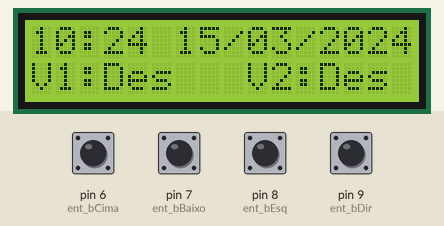
This sketch was run on a simulated Arduino Uno, built with avr-gcc and run on an emulated ATmega328P. On the bench: 16×2 character LCD. The test bench sets the inputs (shaded band); at power-on: pin 6 (ent_bCima), pin 7 (ent_bBaixo), pin 8 (ent_bEsq), pin 9 (ent_bDir) HIGH. The local clock reads 2024-03-15 10:24:30 at power-on unless the sketch sets it; what the sketch prints to the serial monitor is not drawn.

Above: at 1.2 s.
1.3 s: pin 6 (ent_bCima) pulled LOW for 0.15 s
At 2.5 s:
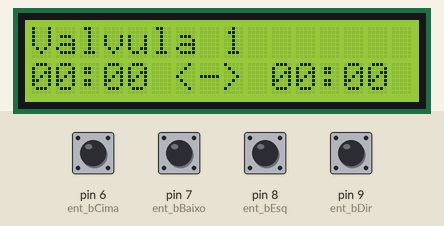
2.9 s: pin 9 (ent_bDir) pulled LOW for 0.15 s
6.0 s: pin 7 (ent_bBaixo) pulled LOW for 0.15 s
9.1 s: pin 8 (ent_bEsq) pulled LOW for 0.15 s
At 10.3 s:
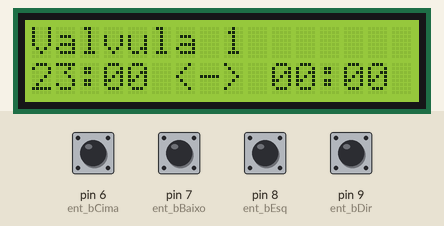
10.7 s: pin 6 (ent_bCima) pulled LOW for 1 s
At 12.0 s:
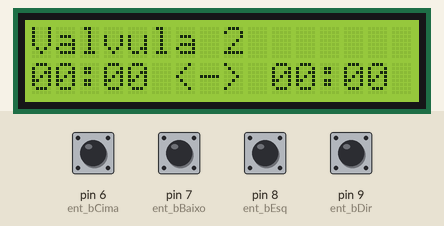
13.2 s: pin 9 (ent_bDir) pulled LOW for 1 s
Timing chart, 0 to 16.2 s (numbered marks = the images above; inputs shaded):
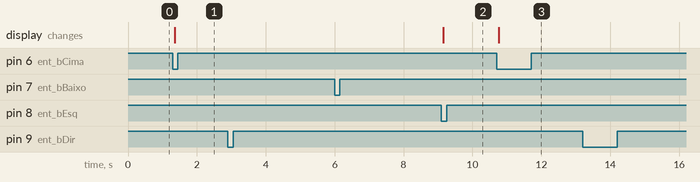

Measured:
- after the input at 1.3 s, the display: changes after 0.06 s (image 1)
- after the input at 2.9 s, every drawn part: stays the same
- after the input at 6.0 s, every drawn part: stays the same
- after the input at 9.1 s, the display: changes after 0.05 s (image 2)
- after the input at 10.7 s, the display: changes after 0.06 s (image 3)
- after the input at 13.2 s, every drawn part: stays the same

The sketch:

irrigacao_a.ino
```cpp
#include <LiquidCrystal.h>
#include <ezButton.h>
#include <RTClib.h>

//variaveis globais
int tela = 1;
int DataHorAtual[5]; //[Hora, Minuto, Dia, Mes, Ano]
int HorAbreValv[2][2], HorFechValv[2][2]; //[Valv1[Hora, Minuto], Valv2[Hora, Minuto]]
bool statusV1 = false, statusV2 = false; //false = 0 = fechado / true = 1 = aberto
bool vira0HV1, vira0HV2; //false = abre e fecha no mesmo dia / true = abre em um dia e fecha em outro
bool novaTela = false;

//entradas e saídas
const int ent_bCima = 6, ent_bBaixo = 7, ent_bEsq = 8, ent_bDir = 9;
const int pinValv1 = 0, pinValv2 = 1;
ezButton btnCima(ent_bCima);
ezButton btnBaixo(ent_bBaixo);
ezButton btnSelect(ent_bDir);
ezButton btnSair(ent_bEsq);

//Configuração RTC
RTC_DS1307 rtc;

//declara tela LCD
const int rs = 12, en = 11, d4 = 5, d5 = 4, d6 = 3, d7 = 2;
LiquidCrystal lcd(rs, en, d4, d5, d6, d7);

/*
void adjustTime(int p_ano, int p_mes, int p_dia, int p_hora, int p_min, int p_seg) {


	rtc.adjust(DateTime(p_ano, p_mes, p_dia, p_hora, p_min, p_seg));
}*/

void horaFalsa(){
	DataHorAtual[0] = 9;
	DataHorAtual[1] = 42;
	DataHorAtual[2] = 15;
	DataHorAtual[3] = 4;
	DataHorAtual[4] = 2021;
}

void setup() {
	Serial.begin(9600);
	lcd.begin(16, 2);
	lcd.noCursor();

	if (! rtc.begin()) {
		lcd.print("RTC NAO INICIALIZADO");
		horaFalsa();
		//while(1);
	}
	else lcd.print("Inicializando...");

	pinMode(pinValv1, OUTPUT); //valvula 1
	pinMode(pinValv2, OUTPUT); //valvula 2
	btnCima.setDebounceTime(50);
	btnBaixo.setDebounceTime(50);
	btnSelect.setDebounceTime(50);
	btnSair.setDebounceTime(50);

	//rtc.adjust(DateTime(2021, 4, 15, 18, 0, 0));
}

void loopBtn(){
	//inicialização necessária dos botões
	btnCima.loop();
	btnBaixo.loop();
	btnSelect.loop();
	btnSair.loop();
}

void AlteraValv(int p_valv, int p_comando) {
	/* Comandos pra abrir e fechar válvulas */
	digitalWrite(p_valv, p_comando);
}

void pegaHorario() {
	/* Busca hora gravada no módulo RTC */
	DateTime agora = rtc.now();

	DataHorAtual[0] = agora.hour();
	DataHorAtual[1] = agora.minute();
	DataHorAtual[2] = agora.day();
	DataHorAtual[3] = agora.month();
	DataHorAtual[4] = agora.year();

	if (DataHorAtual[0] > 23) DataHorAtual[0] = 23;
	if (DataHorAtual[1] > 59) DataHorAtual[1] = 59;
	if (DataHorAtual[2] > 31) DataHorAtual[2] = 31;
	if (DataHorAtual[3] > 12) DataHorAtual[3] = 12;
}

void escreveHora(int p_Hora, int p_Minuto) {
	if (p_Hora < 10) lcd.write("0");
	lcd.print(p_Hora);
	lcd.write(":");
	if (p_Minuto < 10) lcd.write("0");
	lcd.print(p_Minuto);
}

void escreveData(int p_Dia, int p_Mes, int p_Ano) {
	if (p_Dia < 10) lcd.write("0");
	lcd.print(p_Dia);
	lcd.write("/");
	if (p_Mes < 10) lcd.write("0");
	lcd.print(p_Mes);
	lcd.write("/");
	lcd.print(p_Ano);
}

void telaAjusteIni() {
	int posAtual, HHMM = 0, valorMax, valorMin;
	bool mudaHHMM = true;

	Serial.println("Tela Ajuste 1");
	lcd.setCursor(0, 1);
	lcd.print("                ");
	//lcd.cursor();
	lcd.blink();
	while (!btnSair.isPressed()) {
		loopBtn();
		if (mudaHHMM) {
			switch (HHMM)
			{
			case 0:
				valorMin = 0;
				valorMax = 23;
				posAtual = 1;
				break;
			case 1:
				valorMin = 0;
				valorMax = 59;
				posAtual = 4;
				break;
			case 2:
				valorMin = 1;
				if (DataHorAtual[3] == 1 || DataHorAtual[3] == 3 || DataHorAtual[3] == 5 || DataHorAtual[3] == 7 || DataHorAtual[3] == 8 || DataHorAtual[3] == 10 || DataHorAtual[3] == 12)
					valorMax = 31;
				else if (DataHorAtual[3] == 4 || DataHorAtual[3] == 6 || DataHorAtual[3] == 9 || DataHorAtual[3] == 11)
					valorMax = 30;
				else
					valorMax = 29;
				posAtual = 7;
				break;
			case 3:
				valorMin = 1;
				valorMax = 12;
				posAtual = 10;
				break;
			case 4:
				valorMin = 2020;
				valorMax = 2100;
				posAtual = 15;
				break;
			default:
				HHMM = 0;
				mudaHHMM = true;
				break;
			}
			mudaHHMM = false;
		}

		lcd.setCursor(posAtual, 0);
		if (btnCima.isPressed()) {
			DataHorAtual[HHMM] ++;
			if (DataHorAtual[HHMM] > valorMax) DataHorAtual[HHMM] = valorMin;
			lcd.setCursor(0, 0);
			escreveHora(DataHorAtual[0], DataHorAtual[1]);
			lcd.write(" ");
			escreveData(DataHorAtual[2], DataHorAtual[3], DataHorAtual[4]);
		}
		else if (btnBaixo.isPressed()) {
			DataHorAtual[HHMM] --;
			if (DataHorAtual[HHMM] < valorMin) DataHorAtual[HHMM] = valorMax;
			lcd.setCursor(0, 0);
			escreveHora(DataHorAtual[0], DataHorAtual[1]);
			lcd.write(" ");
			escreveData(DataHorAtual[2], DataHorAtual[3], DataHorAtual[4]);
		}
		else if (btnSelect.isPressed()) {
			HHMM++;
			mudaHHMM = true;
		}
	}
	lcd.noBlink();
	//lcd.noCursor();

	/* Escrever hora no módulo RTC */
	rtc.adjust(DateTime(DataHorAtual[4], DataHorAtual[3], DataHorAtual[2], DataHorAtual[0], DataHorAtual[1], 0));
}

void telaAjusteValv(int p_numValv) {
	int posAtual = 1, HHMM = 0, valorMax;

	Serial.println("Tela Ajuste 2");
	//lcd.cursor();
	lcd.blink();
	while (!btnSair.isPressed()){
		loopBtn();
		lcd.setCursor(posAtual, 1);

		if (HHMM == 0)
			valorMax = 23;
		else
			valorMax = 59;
		if (btnCima.isPressed()) {
			if (posAtual < 10) {
				HorAbreValv[p_numValv - 1][HHMM]++;
				if (HorAbreValv[p_numValv - 1][HHMM] > valorMax)
					HorAbreValv[p_numValv - 1][HHMM] = 0;
			}
			else {
				HorFechValv[p_numValv - 1][HHMM]++;
				if (HorFechValv[p_numValv - 1][HHMM] > valorMax)
					HorFechValv[p_numValv - 1][HHMM] = 0;
			}
			lcd.setCursor(0, 1);
			escreveHora(HorAbreValv[p_numValv - 1][0], HorAbreValv[p_numValv - 1][1]);
			lcd.write(" <-> ");
			escreveHora(HorFechValv[p_numValv - 1][0], HorFechValv[p_numValv - 1][1]);
		}
		else if (btnBaixo.isPressed()) {
			if (posAtual < 10) {
				HorAbreValv[p_numValv - 1][HHMM]--;
				if (HorAbreValv[p_numValv - 1][HHMM] < 0)
					HorAbreValv[p_numValv - 1][HHMM] = valorMax;
			}
			else {
				HorFechValv[p_numValv - 1][HHMM]--;
				if (HorFechValv[p_numValv - 1][HHMM] < 0)
					HorFechValv[p_numValv - 1][HHMM] = valorMax;
			}
			lcd.setCursor(0, 1);
			escreveHora(HorAbreValv[p_numValv - 1][0], HorAbreValv[p_numValv - 1][1]);
			lcd.write(" <-> ");
			escreveHora(HorFechValv[p_numValv - 1][0], HorFechValv[p_numValv - 1][1]);
		}
		else if (btnSelect.isPressed()){
			switch (posAtual)
			{
			case 1:
				posAtual = 4;
				HHMM = 1;
				break;
			case 4:
				posAtual = 11;
				HHMM = 0;
				break;
			case 11:
				posAtual = 14;
				HHMM = 1;
				break;
			case 14:
				posAtual = 1;
				HHMM = 0;
				break;
			default:
				posAtual = 1;
				HHMM = 0;
				break;
			}
		}
		pegaHorario();
		confereProg();
	}
	lcd.noBlink();
	//lcd.noCursor();
	novaTela = true;
}

void telaIni() {
	/* Mostrar tela 1
	Opções de ajuste */
	char charV1[4], charV2[4];
	String strLig = "Lig", strDesl = "Desl";

	if (statusV1) strLig.toCharArray(charV1, 4);
	else strDesl.toCharArray(charV1, 4);
	if (statusV2) strLig.toCharArray(charV2, 4);
	else strDesl.toCharArray(charV2, 4);

	if (novaTela) {
		Serial.println("Tela 1");
		lcd.clear();
		novaTela = false;
	}
	lcd.setCursor(0, 0);
	escreveHora(DataHorAtual[0], DataHorAtual[1]);
	lcd.write(" ");
	escreveData(DataHorAtual[2], DataHorAtual[3], DataHorAtual[4]);
	lcd.setCursor(0, 1);
	lcd.print("V1:");
	lcd.setCursor(3, 1);
	lcd.print(charV1);
	lcd.setCursor(9, 1);
	lcd.print("V2:");
	lcd.setCursor(12, 1);
	lcd.print(charV2);

	if (btnSelect.isPressed()) telaAjusteIni();
}

void telaValv(int p_numValv) {
	/* Mostrar tela de válvulas
	Opções de ajuste */
	if (novaTela) {
		Serial.print("Tela válvula ");
		Serial.println(p_numValv);
		lcd.clear();
		novaTela = false;
		lcd.setCursor(0, 0);
		lcd.print("Valvula ");
		lcd.print(p_numValv);
		lcd.setCursor(0, 1);
		escreveHora(HorAbreValv[p_numValv - 1][0], HorAbreValv[p_numValv - 1][1]);
		lcd.write(" <-> ");
		escreveHora(HorFechValv[p_numValv - 1][0], HorFechValv[p_numValv - 1][1]);
	}

	if(btnSelect.isPressed()) telaAjusteValv(p_numValv);
}

void confereProg() {
	int HHMMatual, HHMMabreV1, HHMMfechaV1, HHMMabreV2, HHMMfechaV2;
	int Abrir = LOW, Fechar = HIGH;

	HHMMatual = DataHorAtual[0] * 100 + DataHorAtual[1];
	HHMMabreV1 = HorAbreValv[0][0] * 100 + HorAbreValv[0][1];
	HHMMfechaV1 = HorFechValv[0][0] * 100 + HorFechValv[0][1];
	HHMMabreV2 = HorAbreValv[1][0] * 100 + HorAbreValv[1][1];
	HHMMfechaV2 = HorFechValv[1][0] * 100 + HorFechValv[1][1];

	if (!vira0HV1) {
		if ((HHMMatual >= HHMMabreV1 && HHMMatual <= HHMMfechaV1) && statusV1)
			AlteraValv(pinValv1, Abrir); //Abrir valvula 1
		else if ((HHMMatual <= HHMMabreV1 && HHMMatual >= HHMMfechaV1) && !statusV1)
			AlteraValv(pinValv1, Fechar); //Fechar valvula 1
	}
	else  {
		if ((HHMMatual <= HHMMabreV1 && HHMMatual >= HHMMfechaV1) && statusV1)
			AlteraValv(pinValv1, Abrir); //Abrir valvula 1
		else if ((HHMMatual >= HHMMabreV1 && HHMMatual <= HHMMfechaV1) && !statusV1)
			AlteraValv(pinValv1, Fechar); //Fechar valvula 1
	}
	if (!vira0HV2) {
		if ((HHMMatual >= HHMMabreV2 && HHMMatual <= HHMMfechaV2) && statusV2)
			AlteraValv(pinValv2, Abrir); //Abrir valvula 2
		else if ((HHMMatual <= HHMMabreV2 && HHMMatual >= HHMMfechaV2) && !statusV2)
			AlteraValv(pinValv2, Fechar); //Fechar valvula 2
	}
	else {
		if ((HHMMatual <= HHMMabreV2 && HHMMatual >= HHMMfechaV2) && statusV2)
			AlteraValv(pinValv2, Abrir); //Abrir valvula 2
		else if ((HHMMatual >= HHMMabreV2 && HHMMatual <= HHMMfechaV2) && !statusV2)
			AlteraValv(pinValv2, Fechar); //Fechar valvula 2
	}
}

void testeBotoes() {
	if(btnSair.isPressed()) Serial.println("Botão Sair pressionado");
	else if(btnCima.isPressed()) Serial.println("Botão Cima pressionado");
	else if(btnBaixo.isPressed()) Serial.println("Botão Baixo pressionado");
	else if(btnSelect.isPressed()) Serial.println("Botão Select pressionado");
}

void mudaTela() {
	if(btnCima.isPressed()) {
		tela++;
		novaTela = true;
	}
	else if(btnBaixo.isPressed()) {
		tela--;
		novaTela = true;
	}
}

void loop() {
	loopBtn();
	//testeBotoes();

	pegaHorario();

	mudaTela();
	switch (tela)
	{
	case 0:
		tela = 3;
		break;
	case 1:
		telaIni();
		break;
	case 2:
		telaValv(1);
		break;
	case 3:
		telaValv(2);
		break;

	default:
		tela = 1;
		break;
	}

	confereProg();
}
```
